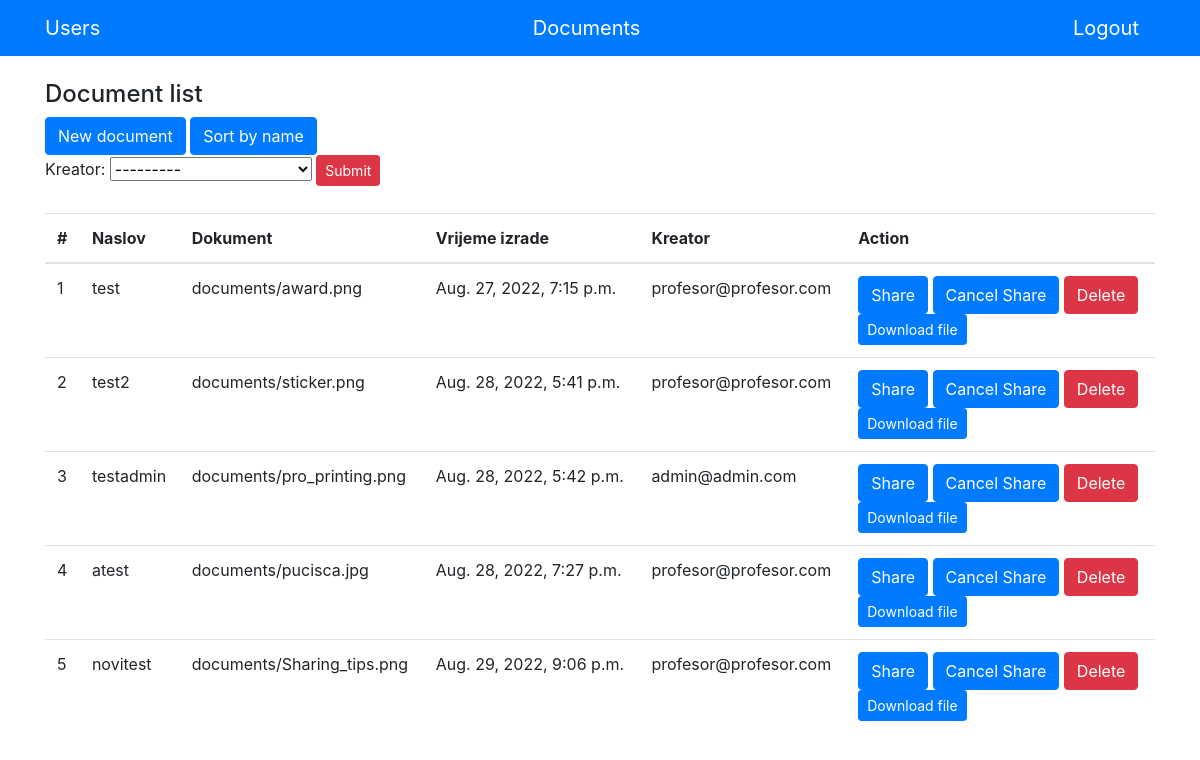
/document_list/ (signed in), run on the app's committed database.
### Application/models.py (models this page shows, shortened)
class Dokumenti(models.Model):
    Naslov = models.CharField(max_length=255)
    Dokument = models.FileField(upload_to='documents/')
    Vrijeme = models.DateTimeField(default=datetime.now, blank=True)
    Kreator = models.ForeignKey(Korisnici,on_delete=models.CASCADE,null=True,related_name="Kreator")
    Korisnik = models.ManyToManyField(Korisnici,through='Student_Dokument',related_name="Korisnik")
    Azuriran = models.DateTimeField(default=datetime.now,blank=True)

class Korisnici(AbstractBaseUser):
    Email = models.EmailField(max_length=255, unique=True, default="test@test.com")
    Role = models.ForeignKey(Uloge, on_delete=models.CASCADE)
    USERNAME_FIELD = 'Email'
    REQUIRED_FIELDS = []
    objects = KorisniciManager()

### Application/views.py (the view)
# urls.py: path('document_list/', views.document_list, name='document_list'),
def document_list(request):
    user_id=request.user.id
    profesors=Dokumenti.objects.all()
    profFilter=FilterForm(request.GET,queryset=profesors)
    if request.user.Role_id==2:
        documents = Dokumenti.objects.filter(Kreator_id=user_id).order_by('Vrijeme')
    if request.user.Role_id==3:
        sd=Student_Dokument.objects.filter(StudentID_id=user_id)
        if sd:
            for d in sd:
                documents=Dokumenti.objects.filter(id=d.DokumentID_id).order_by('Vrijeme')
        else:
            return HttpResponse("""Ooops! No documents shared to you!""")
    else:
        documents = Dokumenti.objects.all().order_by('Vrijeme')
    context={}
    context["docs"]=documents
    context['profs']=profFilter
    return render(request,'project/document_list.html',context)

### Application/templates/project/document_list.html
{%extends 'base.html' %}
{% block content %}
<h4>Document list</h4>
{% if user.Role_id != 3%}
<a href="/upload" type="button" class="btn btn-primary" style="color: white;">New document</a>
{% endif %}
<a href="/document_list_by_name" type="button" class="btn btn-primary" style="color: white;">Sort by name</a>
<form method="get">
    {{profs.form}}
    <button class ="btn btn-sm btn-danger" type="submit">Submit</button>
</form>
<br>
<table class="table">
    <thead>
        <tr>
            <th>#</th>
            <th>Naslov</th>
            <th>Dokument</th>
            <th>Vrijeme izrade</th>
            <th>Kreator</th>
            <th>Action</th>
        </tr>
    </thead>
    <tbody>
        {% for doc in profs.qs %}
        <tr>
            <td> {{ doc.id }} </td>
            <td> {{ doc.Naslov }} </td>
            <td> {{ doc.Dokument }}
            <td> {{ doc.Vrijeme }} </td>
            <td> {{ doc.Kreator }} </td>
            <td>
                {% if user.Role_id != 3%}
                <a href="/document_share/{{doc.id}}" type="button" class="btn btn-primary" style="color: white;">Share</a>
                <a href="/document_stop_share/{{doc.id}}" type="button" class="btn btn-primary" style="color: white;">Cancel Share</a>
                <a href="/document_delete/{{doc.id}}" type="button" class="btn btn-danger" style="color: white;">Delete</a>
                {% endif %}
                <br>
                <a href="{{ doc.Dokument.url }}" class="btn btn-primary btn-sm" target="_blank">Download file</a>
            </td>
        </tr>
        {% endfor %}
    </tbody>
</table>
{% endblock %}

### Application/templates/base.html (shortened to what this page needs)
<!DOCTYPE html>
<html lang="en">
<head>
	<link rel="stylesheet" href="https://stackpath.bootstrapcdn.com/bootstrap/4.4.1/css/bootstrap.min.css">
</head>
<body>
	{% include 'partials/_navbar.html' %}
	<div class="container">
		<div class="row">
			<div class="col-md-12 m-auto">
				{% block content %} {% endblock %}
			</div>
		</div>
	</div>
</body>
</html>

### Application/templates/partials/_navbar.html (shortened to what this page needs)
<nav class="navbar navbar-dark bg-primary mb-4">
	<div class="container">
		{% if user.is_authenticated %}
			{% if user.Role_id != 3 %}
				<a class="navbar-brand" href="/users">Users</a>
			{% endif %}
				<a class="navbar-brand" href="/document_list">Documents</a>
		<a class="navbar-brand" href="/logout/">Logout</a>
		{% endif %}
	</div>
</nav>

### data on the page
Dokumenti: id "1", Naslov "test", Dokument "documents/award.png", Vrijeme "Aug. 27, 2022, 7:15 p.m.", Kreator "profesor@profesor.com"
Dokumenti: id "2", Naslov "test2", Dokument "documents/sticker.png", Vrijeme "Aug. 28, 2022, 5:41 p.m.", Kreator "profesor@profesor.com"
Dokumenti: id "3", Naslov "testadmin", Dokument "documents/pro_printing.png", Vrijeme "Aug. 28, 2022, 5:42 p.m.", Kreator "admin@admin.com"
Dokumenti: id "4", Naslov "atest", Dokument "documents/pucisca.jpg", Vrijeme "Aug. 28, 2022, 7:27 p.m.", Kreator "profesor@profesor.com"
Dokumenti: id "5", Naslov "novitest", Dokument "documents/Sharing_tips.png", Vrijeme "Aug. 29, 2022, 9:06 p.m.", Kreator "profesor@profesor.com"
